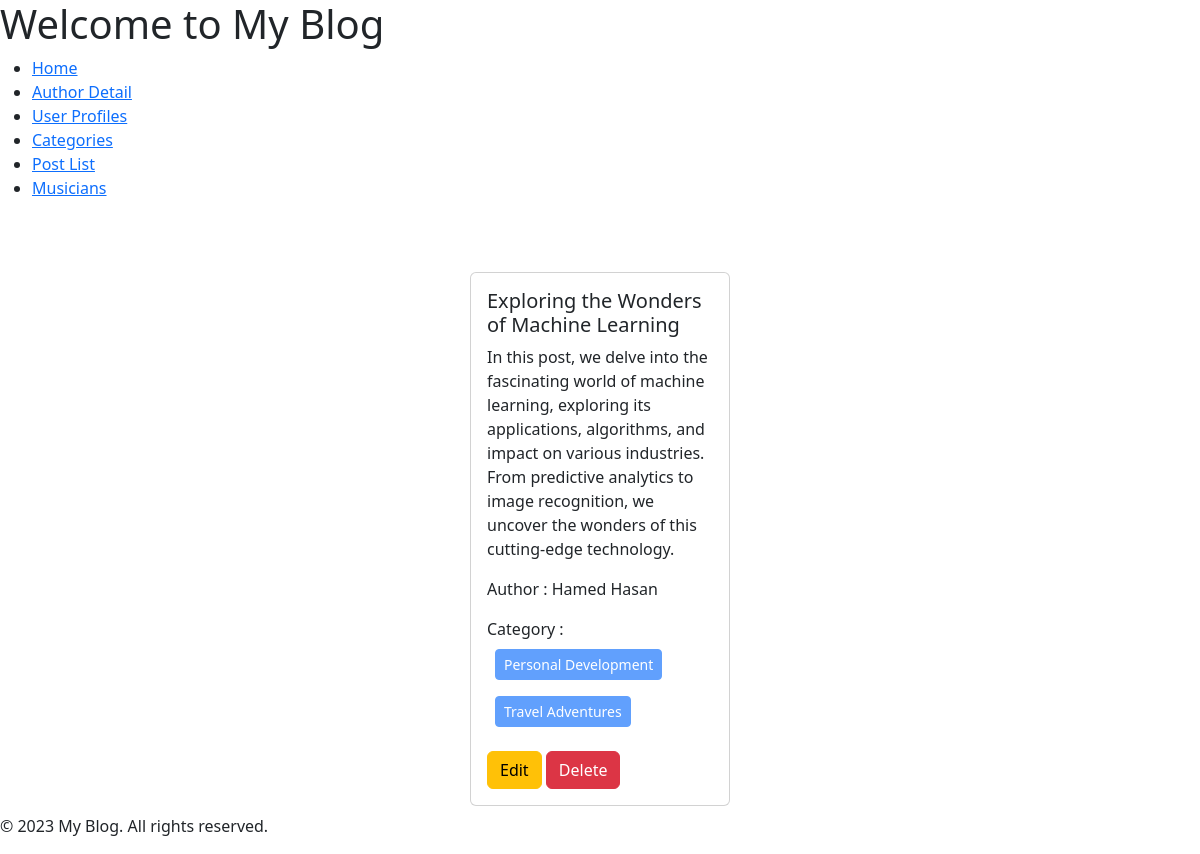
The page / on the database its author committed.
### post/models.py (models this page shows, shortened)
class Post(models.Model):
    title = models.CharField(max_length=50)
    content = models.TextField()
    category = models.ManyToManyField(Category) # ekta post multiple categorir moddhe thakte pare abar ekta categorir moddhe multiple post thakte pare
    author = models.ForeignKey(Author, on_delete=models.CASCADE)

### author/models.py (models this page shows, shortened)
class Author(models.Model):
    name = models.CharField(max_length=100)
    bio = models.TextField()
    phone_no = models.CharField(max_length=12)

### category/models.py (models this page shows, shortened)
class Category(models.Model):
    name = models.CharField(max_length=100)

### blog_project/views.py (the view)
# urls.py: path('', home, name='home'),
def home(request):
    data = Post.objects.all()
    return render(request, 'home.html', {'data' : data})

### templates/home.html
{% extends 'base.html' %} {% block content %}
<div class="d-flex flex-wrap justify-content-center px-5 pt-5">
  {% for post in data %}
  <div class="col-sm-3">
    <div class="card m-2">
      <div class="card-body">
        <h5 class="card-title">{{post.title}}</h5>
        <p class="card-text">{{post.content}}</p>
        <p>Author : {{post.author.name}}</p>
        <p>
          Category : {% for cat in post.category.all %}
          <button class="btn btn-primary btn-sm m-2" disabled >{{cat.name}} </button>
          {% endfor %}
        </p>
        <a href="{% url 'edit_post' post.id %}" class="btn btn-warning">Edit</a>
        <a href="{% url 'delete_post' post.id %}" class="btn btn-danger">Delete</a>
      </div>
    </div>
  </div>
  {% endfor %}
</div>
{% endblock %}

### rows shown on the page
Post: title "Exploring the Wonders of Machine Learning", content "In this post, we delve into the fascinating world of machine learning, exploring its applications, algorithms, and impact on various industries. From predictive analytics to image recognition, we uncover the wonders of this cutting-edge technology.", author.name "Hamed Hasan"
Category: name "Personal Development"
Category: name "Travel Adventures"
